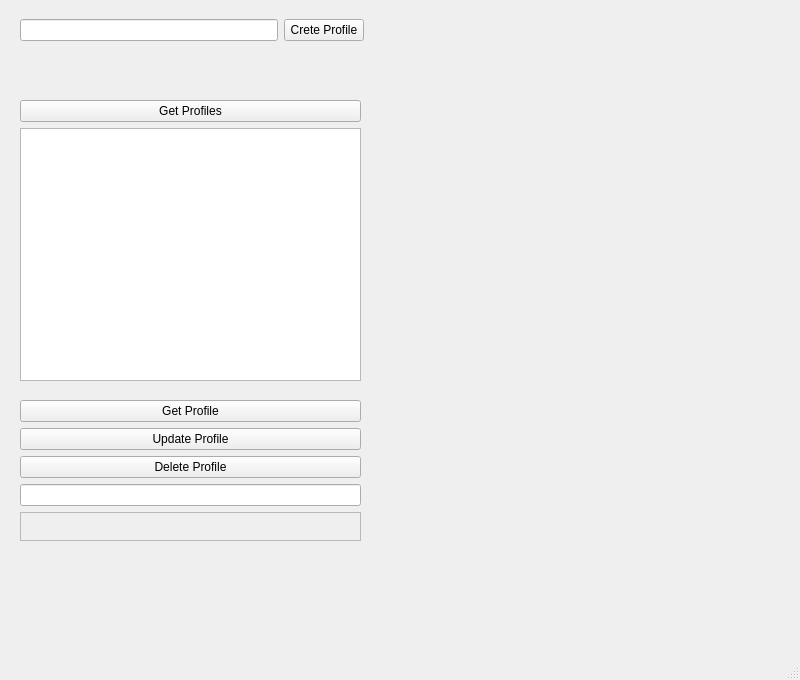
<?xml version="1.0" encoding="UTF-8"?>
<ui version="4.0">
 <class>MainWindow</class>
 <widget class="QMainWindow" name="MainWindow">
  <property name="geometry">
   <rect>
    <x>0</x>
    <y>0</y>
    <width>800</width>
    <height>680</height>
   </rect>
  </property>
  <property name="windowTitle">
   <string>MainWindow</string>
  </property>
  <widget class="QWidget" name="centralwidget">
   <widget class="QWidget" name="horizontalLayoutWidget">
    <property name="geometry">
     <rect>
      <x>20</x>
      <y>10</y>
      <width>344</width>
      <height>41</height>
     </rect>
    </property>
    <layout class="QHBoxLayout" name="horizontalLayout">
     <item>
      <widget class="QLineEdit" name="lineEdit_profileName"/>
     </item>
     <item>
      <widget class="QPushButton" name="btn_createProfile">
       <property name="text">
        <string>Crete Profile</string>
       </property>
      </widget>
     </item>
    </layout>
   </widget>
   <widget class="QWidget" name="verticalLayoutWidget">
    <property name="geometry">
     <rect>
      <x>20</x>
      <y>100</y>
      <width>341</width>
      <height>281</height>
     </rect>
    </property>
    <layout class="QVBoxLayout" name="verticalLayout">
     <item>
      <widget class="QPushButton" name="btn_getProfiles">
       <property name="text">
        <string>Get Profiles</string>
       </property>
      </widget>
     </item>
     <item>
      <widget class="QTextEdit" name="textEdit_allProfiles"/>
     </item>
    </layout>
   </widget>
   <widget class="QWidget" name="verticalLayoutWidget_2">
    <property name="geometry">
     <rect>
      <x>20</x>
      <y>400</y>
      <width>341</width>
      <height>141</height>
     </rect>
    </property>
    <layout class="QVBoxLayout" name="verticalLayout_2">
     <item>
      <widget class="QPushButton" name="btn_getProfile">
       <property name="text">
        <string>Get Profile</string>
       </property>
      </widget>
     </item>
     <item>
      <widget class="QPushButton" name="btn_updateProfile">
       <property name="text">
        <string>Update Profile</string>
       </property>
      </widget>
     </item>
     <item>
      <widget class="QPushButton" name="btn_delProfile">
       <property name="text">
        <string>Delete Profile</string>
       </property>
      </widget>
     </item>
     <item>
      <widget class="QLineEdit" name="lineEdit_profileID"/>
     </item>
     <item>
      <widget class="QLabel" name="label_currentProfile">
       <property name="frameShape">
        <enum>QFrame::StyledPanel</enum>
       </property>
       <property name="text">
        <string/>
       </property>
      </widget>
     </item>
    </layout>
   </widget>
  </widget>
  <widget class="QMenuBar" name="menubar">
   <property name="geometry">
    <rect>
     <x>0</x>
     <y>0</y>
     <width>800</width>
     <height>20</height>
    </rect>
   </property>
  </widget>
  <widget class="QStatusBar" name="statusbar"/>
 </widget>
 <resources/>
 <connections/>
</ui>
